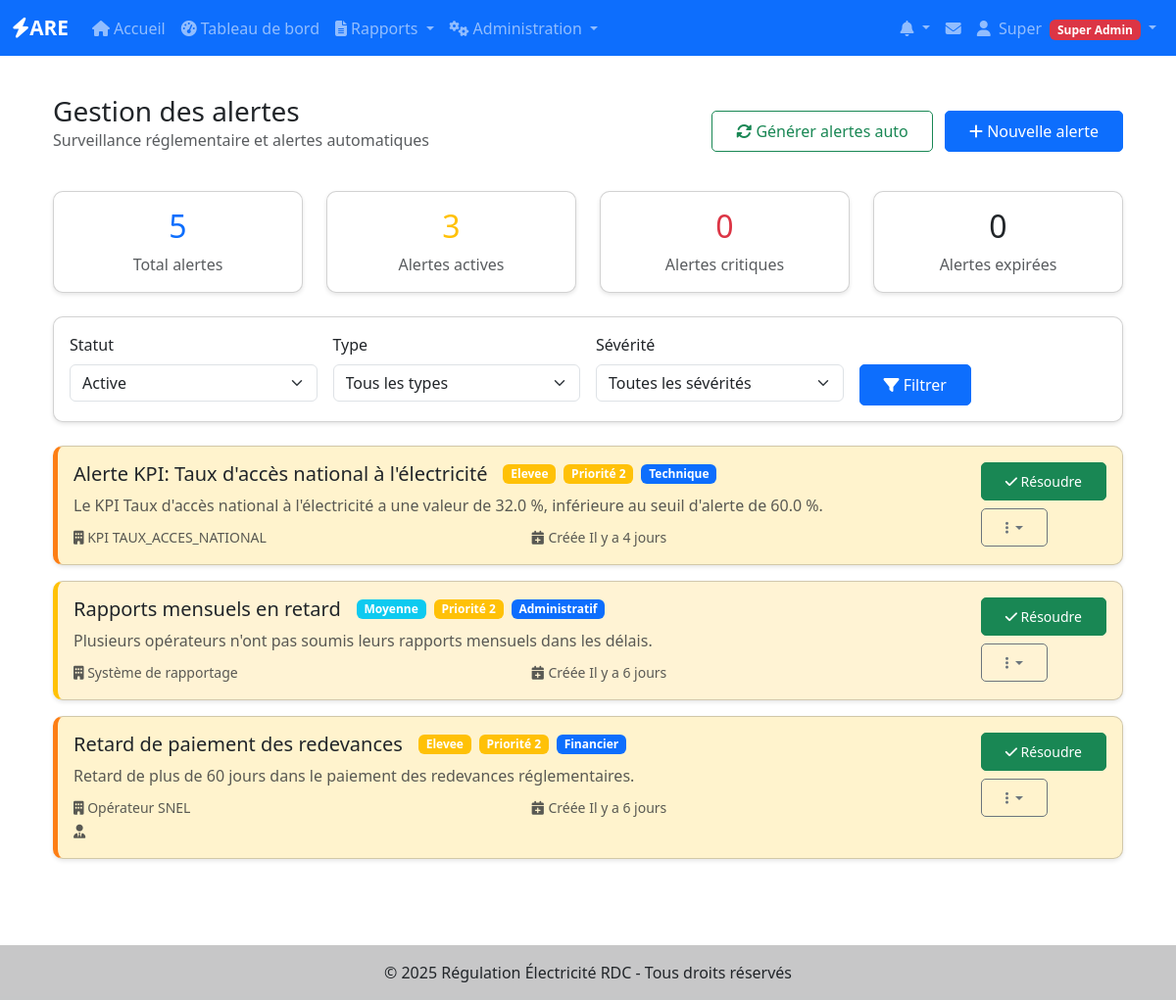
/are/dashboard/alertes (signed in), run on the app's committed database.
### app/models/utilisateurs.py (models this page shows, shortened)
class User(UserMixin, BaseModel):
    __tablename__ = 'users'
    username = db.Column(db.String(80), unique=True, nullable=False, index=True)
    email = db.Column(db.String(120), unique=True, nullable=False, index=True)
    password_hash = db.Column(db.String(128), nullable=False)
    nom = db.Column(db.String(100))
    prenom = db.Column(db.String(100))
    role = db.Column(db.Enum('super_admin', 'admin_operateur', 'utilisateur_operateur'),
                    default='utilisateur_operateur', nullable=False)
    operateur_id = db.Column(db.Integer, db.ForeignKey('operateurs.id'), nullable=True)
    is_active = db.Column(db.Boolean, default=True, nullable=False)
    telephone = db.Column(db.String(20))
    derniere_connexion = db.Column(db.DateTime)
    operateur = db.relationship('Operateur', backref='users', lazy=True)
    def is_super_admin(self):
        return self.role == 'super_admin'
    def has_permission(self, permission):
        permissions = {
            'super_admin': ['create_operateur', 'edit_operateur', 'delete_operateur',
                           'create_user', 'edit_user', 'delete_user', 'view_all_reports'],
            'admin_operateur': ['edit_own_operateur', 'create_user_operateur',
                               'edit_user_operateur', 'view_own_reports', 'create_reports'],
            'utilisateur_operateur': ['view_own_reports', 'create_reports', 'edit_own_reports']
        }
        return permission in permissions.get(self.role, [])

### app/models/dashboard_are.py (models this page shows, shortened)
class AlerteRegulateur(BaseModel):
    __tablename__ = 'alerte_regulateur'
    type = db.Column(db.Enum(TypeAlerte), nullable=False)
    severite = db.Column(db.Enum(SeveriteAlerte), nullable=False)
    entite_concernee = db.Column(db.String(200), nullable=False)
    titre = db.Column(db.String(200), nullable=False)
    description = db.Column(db.Text, nullable=False)
    date_echeance = db.Column(db.Date)
    date_resolution = db.Column(db.Date)
    statut = db.Column(db.String(50), default='active')  # active, en_cours, resolue
    actions_recommandees = db.Column(db.Text)
    priorite = db.Column(db.Integer, default=3)  # 1=haute, 2=moyenne, 3=basse
    operateur_id = db.Column(db.Integer, db.ForeignKey('operateurs.id'), nullable=True)
    operateur = db.relationship('Operateur', backref='alertes_regulateur', lazy=True)
    createur_id = db.Column(db.Integer, db.ForeignKey('users.id'), nullable=False)
    createur = db.relationship('User', backref='alertes_creees', lazy=True)

### app/are/dashboard/routes.py (the view)
@dashboard_bp.route('/alertes')
@login_required
@admin_required
def alertes():
    statut = request.args.get('statut', 'active')
    type_alerte = request.args.get('type')
    severite = request.args.get('severite')
    alertes_query = AlerteRegulateur.query
    if statut:
        alertes_query = alertes_query.filter_by(statut=statut)
    if type_alerte:
        alertes_query = alertes_query.filter_by(type=type_alerte)
    if severite:
        alertes_query = alertes_query.filter_by(severite=severite)
    alertes = alertes_query.order_by(
        AlerteRegulateur.priorite.asc(),
        AlerteRegulateur.date_creation.desc()
    ).all()
    stats_alertes = {
        'total': AlerteRegulateur.query.count(),
        'actives': AlerteRegulateur.query.filter_by(statut='active').count(),
        'critiques': AlerteRegulateur.query.filter_by(
            statut='active',
            severite='critique'
        ).count(),
        'expirees': AlerteRegulateur.query.filter(
            AlerteRegulateur.date_echeance < datetime.now().date(),
            AlerteRegulateur.statut == 'active'
        ).count() if AlerteRegulateur.query.filter(
            AlerteRegulateur.date_echeance.isnot(None)
        ).first() else 0
    }
    return render_template('are/dashboard/alertes.html',
                         alertes=alertes,
                         stats_alertes=stats_alertes,
                         statut=statut,
                         type_alerte=type_alerte,
                         severite=severite)

### app/templates/are/dashboard/alertes.html (shortened to what this page needs)
{% extends "base.html" %}
{% block content %}
<div class="container-fluid">
    <div class="row mb-4">
        <div class="col-12">
            <div class="d-flex justify-content-between align-items-center">
                <div>
                    <h1 class="h3 mb-0">Gestion des alertes</h1>
                    <p class="text-muted">Surveillance réglementaire et alertes automatiques</p>
                </div>
                <div>
                    <button type="button" class="btn btn-outline-success me-2" onclick="genererAlertes()">
                        <i class="fas fa-sync-alt"></i> Générer alertes auto
                    </button>
                    <a href="{{ url_for('are_dashboard.nouvelle_alerte') }}" class="btn btn-primary">
                        <i class="fas fa-plus"></i> Nouvelle alerte
                    </a>
                </div>
            </div>
        </div>
    </div>
    <div class="row mb-4">
        <div class="col-md-3">
            <div class="card text-center">
                <div class="card-body">
                    <div class="h2 text-primary">{{ stats_alertes.total }}</div>
                    <div class="text-muted">Total alertes</div>
                </div>
            </div>
        </div>
        <div class="col-md-3">
            <div class="card text-center">
                <div class="card-body">
                    <div class="h2 text-warning">{{ stats_alertes.actives }}</div>
                    <div class="text-muted">Alertes actives</div>
                </div>
            </div>
        </div>
        <div class="col-md-3">
            <div class="card text-center">
                <div class="card-body">
                    <div class="h2 text-danger">{{ stats_alertes.critiques }}</div>
                    <div class="text-muted">Alertes critiques</div>
                </div>
            </div>
        </div>
        <div class="col-md-3">
            <div class="card text-center">
                <div class="card-body">
                    <div class="h2 text-dark">{{ stats_alertes.expirees }}</div>
                    <div class="text-muted">Alertes expirées</div>
                </div>
            </div>
        </div>
    </div>
    <div class="row mb-4">
        <div class="col-12">
            <div class="card">
                <div class="card-body">
                    <form method="GET" class="row g-3">
                        <div class="col-md-3">
                            <label class="form-label">Statut</label>
                            <select name="statut" class="form-select">
                                <option value="active" {{ 'selected' if statut == 'active' }}>Active</option>
                            </select>
                        </div>
                        <div class="col-md-3">
                            <label class="form-label">Type</label>
                            <select name="type" class="form-select">
                                <option value="">Tous les types</option>
                            </select>
                        </div>
                        <div class="col-md-3">
                            <label class="form-label">Sévérité</label>
                            <select name="severite" class="form-select">
                                <option value="">Toutes les sévérités</option>
                            </select>
                        </div>
                        <div class="col-md-3">
                            <label class="form-label">&nbsp;</label>
                            <div>
                                <button type="submit" class="btn btn-primary">
                                    <i class="fas fa-filter"></i> Filtrer
                                </button>
                            </div>
                        </div>
                    </form>
                </div>
            </div>
        </div>
    </div>
    {% if alertes %}
        {% for alerte in alertes %}
        <div class="card mb-3 alerte-{{ alerte.severite.value }}">
            <div class="card-body">
                <div class="d-flex justify-content-between align-items-start">
                    <div class="flex-grow-1">
                        <div class="d-flex align-items-center mb-2">
                            <h5 class="mb-0 me-3">{{ alerte.titre }}</h5>
                            <span class="badge bg-{{ 'danger' if alerte.severite.value == 'critique' else 'warning' if alerte.severite.value == 'elevee' else 'info' if alerte.severite.value == 'moyenne' else 'secondary' }}">
                                {{ alerte.severite.value.title() }}
                            </span>
                            <span class="badge badge-priorite-{{ alerte.priorite }} ms-2">
                                Priorité {{ alerte.priorite }}
                            </span>
                            <span class="badge bg-primary ms-2">
                                {{ alerte.type.value.title() }}
                            </span>
                        </div>
                        <p class="text-muted mb-2">{{ alerte.description }}</p>
                        <div class="row">
                            <div class="col-md-6">
                                <small class="text-muted">
                                    <i class="fas fa-building"></i> {{ alerte.entite_concernee }}
                                </small>
                                {% if alerte.operateur %}
                                <br><small class="text-muted">
                                    <i class="fas fa-user-tie"></i> {{ alerte.operateur.nom_commercial }}
                                </small>
                                {% endif %}
                            </div>
                            <div class="col-md-6">
                                <small class="text-muted">
                                    <i class="fas fa-calendar-plus"></i> Créée {{ alerte.date_creation|time_ago }}
                                </small>
                            </div>
                        </div>
                    </div>
                    <div class="ms-3">
                        {% if alerte.statut == 'active' %}
                        <form method="POST" action="{{ url_for('are_dashboard.resoudre_alerte', alerte_id=alerte.id) }}" class="d-inline">
                            <button type="submit" class="btn btn-success btn-sm"
                                    onclick="return confirm('Marquer cette alerte comme résolue ?')">
                                <i class="fas fa-check"></i> Résoudre
                            </button>
                        </form>
                        {% endif %}
                        <div class="dropdown mt-2">
                            <button class="btn btn-outline-secondary btn-sm dropdown-toggle" type="button"
                                    data-bs-toggle="dropdown">
                                <i class="fas fa-ellipsis-v"></i>
                            </button>
                        </div>
                    </div>
                </div>
            </div>
        </div>
        {% endfor %}
    {% endif %}
</div>
{% endblock %}

### app/templates/base.html (shortened to what this page needs)
<!DOCTYPE html>
<html lang="fr">
<head>
    <link href="https://cdn.jsdelivr.net/npm/bootstrap@5.3.0/dist/css/bootstrap.min.css" rel="stylesheet">
    <link rel="stylesheet" href="https://cdnjs.cloudflare.com/ajax/libs/font-awesome/6.4.0/css/all.min.css">
    <link rel="stylesheet" href="{{ url_for('static', filename='css/style.css') }}">
</head>
<body>
    <nav class="navbar navbar-expand-lg navbar-dark bg-primary">
        <div class="container-fluid">
            <a class="navbar-brand" href="{{ url_for('main.index') }}">
                <i class="fas fa-bolt"></i>ARE
            </a>
            <div class="collapse navbar-collapse" id="navbarNav">
                <ul class="navbar-nav me-auto">
                    <li class="nav-item">
                        <a class="nav-link" href="{{ url_for('main.index') }}">
                            <i class="fas fa-home me-1"></i>Accueil
                        </a>
                    </li>
                    {% if current_user.is_authenticated %}
                    <li class="nav-item">
                        <a class="nav-link" href="{{ url_for('are_dashboard.index') }}">
                            <i class="fas fa-tachometer-alt me-1"></i>Tableau de bord
                        </a>
                    </li>
                    <li class="nav-item dropdown">
                        <a class="nav-link dropdown-toggle" href="#" id="rapportsDropdown" role="button" data-bs-toggle="dropdown">
                            <i class="fas fa-file-alt me-1"></i>Rapports
                        </a>
                    </li>
                    {% if current_user.is_super_admin() or current_user.is_admin_operateur() %}
                    <li class="nav-item dropdown">
                        <a class="nav-link dropdown-toggle" href="#" id="adminDropdown" role="button" data-bs-toggle="dropdown">
                            <i class="fas fa-cogs me-1"></i>Administration
                        </a>
                    </li>
                    {% endif %}
                    {% endif %}
                </ul>
                <ul class="navbar-nav">
                    {% if current_user.is_authenticated %}
                    {% from 'components/notifications.html' import dropdown_notifications %}
                    {{ dropdown_notifications() }}
                    <li class="nav-item dropdown">
                        <a class="nav-link position-relative" href="{{ url_for('notifications.messages') }}" title="Messagerie">
                            <i class="fas fa-envelope"></i>
                        </a>
                    </li>
                    <li class="nav-item dropdown">
                        <a class="nav-link dropdown-toggle" href="#" id="userDropdown" role="button" data-bs-toggle="dropdown">
                            <i class="fas fa-user me-1"></i>
                            {{ current_user.prenom or current_user.username }}
                            {% if current_user.is_super_admin() %}
                                <span class="badge bg-danger ms-1">Super Admin</span>
                            {% elif current_user.is_admin_operateur() %}
                                <span class="badge bg-warning ms-1">Admin</span>
                            {% endif %}
                        </a>
                    </li>
                    {% endif %}
                </ul>
            </div>
        </div>
    </nav>
    <main class="container my-4">
        {% block content %}{% endblock %}
    </main>
    <footer class="bg-light text-center text-lg-start mt-5">
        <div class="text-center p-3" style="background-color: rgba(0, 0, 0, 0.2);">
            © 2025 Régulation Électricité RDC - Tous droits réservés
        </div>
    </footer>
</body>
</html>

### app/static/css/style.css (style rules this page uses)
:root { --primary-color: #0d6efd; --secondary-color: #6c757d; --success-color: #198754; --danger-color: #dc3545; --warning-color: #ffc107; --info-color: #0dcaf0; }
body { min-height: 100vh; display: flex; flex-direction: column; }
main { flex: 1; }
.navbar-brand { font-weight: bold; font-size: 1.3rem; }
.card { border-radius: 10px; box-shadow: 0 2px 4px rgba(0,0,0,0.1); transition: transform 0.2s; }
.btn { border-radius: 5px; padding: 0.5rem 1.5rem; }
.btn-primary { background-color: var(--primary-color); border-color: var(--primary-color); }
footer { margin-top: auto; }

### app/templates/are/dashboard/alertes.html (style rules this page uses)
.alerte-elevee { border-left: 5px solid #fd7e14; background-color: #fff3cd; }
.alerte-moyenne { border-left: 5px solid #ffc107; background-color: #fff3d4; }
.badge-priorite-2 { background-color: #ffc107; }

### data on the page
User: prenom "Super"
AlerteRegulateur: titre "Alerte KPI: Taux d'accès national à l'électricité", severite.value "Elevee", priorite "2", type.value "Technique", description "Le KPI Taux d'accès national à l'électricité a une valeur de 32.0 %, inférieure au seuil d'alerte de 60.0 %.", entite_concernee "KPI TAUX_ACCES_NATIONAL", date_creation "Il y a 4 jours"
AlerteRegulateur: titre "Rapports mensuels en retard", severite.value "Moyenne", priorite "2", type.value "Administratif", description "Plusieurs opérateurs n'ont pas soumis leurs rapports mensuels dans les délais.", entite_concernee "Système de rapportage", date_creation "Il y a 6 jours"
AlerteRegulateur: titre "Retard de paiement des redevances", severite.value "Elevee", priorite "2", type.value "Financier", description "Retard de plus de 60 jours dans le paiement des redevances réglementaires.", entite_concernee "Opérateur SNEL", date_creation "Il y a 6 jours"

### other printed values
{{ stats_alertes.total }} "5"
{{ stats_alertes.actives }} "3"
{{ stats_alertes.critiques }} "0"
{{ stats_alertes.expirees }} "0"
